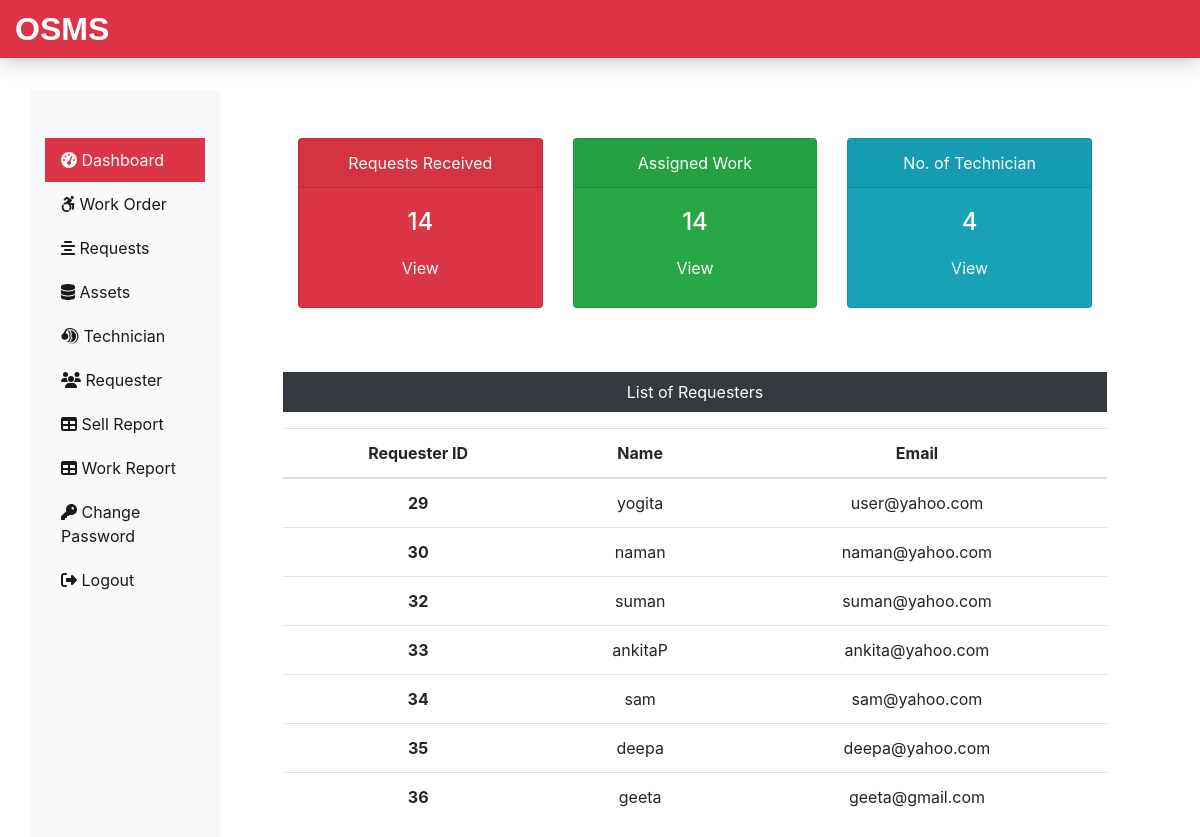
/admin/dashboard.php (signed in), run on the app's committed database.
### tables this page shows
CREATE TABLE `requesterlogin_tb` (
  `r_login_id` int(11) NOT NULL,
  `r_name` varchar(60) NOT NULL,
  `r_email` varchar(60) NOT NULL,
  `r_password` varchar(60) NOT NULL
);

### admin/dashboard.php (the view, shortened to what this page needs)
<?php
include('include/header.php');
include('../dbConnection.php');
 $sql = "SELECT max(request_id) FROM submitrequest_tb";
 $result = $conn->query($sql);
 $row = mysqli_fetch_row($result);
 $submitrequest = $row[0];
 $sql = "SELECT max(request_id) FROM assignwork_tb";
 $result = $conn->query($sql);
 $row = mysqli_fetch_row($result);
 $assignwork = $row[0];
 $sql = "SELECT * FROM technician_tb";
 $result = $conn->query($sql);
 $totaltech = $result->num_rows;
?>
<div class="col-sm-9 col-md-10">
  <div class="row mx-5 text-center">
    <div class="col-sm-4 mt-5">
      <div class="card text-white bg-danger mb-3" style="max-width: 18rem;">
        <div class="card-header">Requests Received</div>
        <div class="card-body">
          <h4 class="card-title">
            <?php echo $submitrequest; ?>
          </h4>
          <a class="btn text-white" href="request.php">View</a>
        </div>
      </div>
    </div>
    <div class="col-sm-4 mt-5">
      <div class="card text-white bg-success mb-3" style="max-width: 18rem;">
        <div class="card-header">Assigned Work</div>
        <div class="card-body">
          <h4 class="card-title">
            <?php echo $assignwork; ?>
          </h4>
          <a class="btn text-white" href="work.php">View</a>
        </div>
      </div>
    </div>
    <div class="col-sm-4 mt-5">
      <div class="card text-white bg-info mb-3" style="max-width: 18rem;">
        <div class="card-header">No. of Technician</div>
        <div class="card-body">
          <h4 class="card-title">
            <?php echo $totaltech; ?>
          </h4>
          <a class="btn text-white" href="technician.php">View</a>
        </div>
      </div>
    </div>
  </div>
  <div class="mx-5 mt-5 text-center">
    <p class=" bg-dark text-white p-2">List of Requesters</p>
    <?php
    $sql = "SELECT * FROM requesterlogin_tb";
    $result = $conn->query($sql);
    if($result->num_rows > 0){
 echo '<table class="table">
  <thead>
   <tr>
    <th scope="col">Requester ID</th>
    <th scope="col">Name</th>
    <th scope="col">Email</th>
   </tr>
  </thead>
  <tbody>';
  while($row = $result->fetch_assoc()){
   echo '<tr>';
    echo '<th scope="row">'.$row["r_login_id"].'</th>';
    echo '<td>'. $row["r_name"].'</td>';
    echo '<td>'.$row["r_email"].'</td>';
  }
 echo '</tbody>
 </table>';
} else {
  echo "0 Result";
}
?>
  </div>
</div>
</div>
</div>
<?php
include('include/footer.php');
?>

### admin/include/header.php (shortened to what this page needs)
<!DOCTYPE html>
<html lang="en">
<head>
 <link rel="stylesheet" href="../css/bootstrap.min.css">
 <link rel="stylesheet" href="../css/all.min.css">
 <link rel="stylesheet" href="../css/custom.css">
</head>
<body>
 <nav class="navbar navbar-dark fixed-top bg-danger p-0 shadow">
  <a class="navbar-brand col-sm-3 col-md-2 mr-0" href="dashboard.php">OSMS</a>
 </nav>
  <div class="container" style="margin-top:90px";>
  <div class="row">
   <nav class="col-sm-3 col-md-2 bg-light sidebar py-5 d-print-none mx-0 ">
    <div class="sidebar-sticky">
     <ul class="nav flex-column">
      <li class="nav-item">
       <a class="nav-link <?php if(PAGE == 'dashboard') { echo 'active'; } ?>"
       href="dashboard.php">
        <i class="fas fa-tachometer-alt"></i>
        Dashboard
       </a>
      </li>
      <li class="nav-item">
       <a class="nav-link <?php if(PAGE == 'work') { echo 'active'; } ?>" href="work.php">
        <i class="fab fa-accessible-icon"></i>
        Work Order
       </a>
      </li>
      <li class="nav-item">
       <a class="nav-link <?php if(PAGE == 'request') { echo 'active'; } ?>" href="request.php">
        <i class="fas fa-align-center"></i>
        Requests
       </a>
      </li>
      <li class="nav-item">
       <a class="nav-link <?php if(PAGE == 'assets') { echo 'active'; } ?>" href="assets.php">
        <i class="fas fa-database"></i>
        Assets
       </a>
      </li>
      <li class="nav-item">
       <a class="nav-link <?php if(PAGE == 'technician') { echo 'active'; } ?>" href="technician.php">
        <i class="fab fa-teamspeak"></i>
        Technician
       </a>
      </li>
      <li class="nav-item">
       <a class="nav-link <?php if(PAGE == 'requesters') { echo 'active'; } ?>" href="requester.php">
        <i class="fas fa-users"></i>
        Requester
       </a>
      </li>
      <li class="nav-item">
       <a class="nav-link <?php if(PAGE == 'sellreport') { echo 'active'; } ?>" href="soldproductreport.php">
        <i class="fas fa-table"></i>
        Sell Report
       </a>
      </li>
      <li class="nav-item">
       <a class="nav-link <?php if(PAGE == 'workreport') { echo 'active'; } ?>" href="workreport.php">
        <i class="fas fa-table"></i>
        Work Report
       </a>
      </li>
      <li class="nav-item">
       <a class="nav-link <?php if(PAGE == 'changepass') { echo 'active'; } ?>" href="changepass.php">
        <i class="fas fa-key"></i>
        Change Password
       </a>
      </li>
      <li class="nav-item">
       <a class="nav-link" href="../logout.php">
        <i class="fas fa-sign-out-alt"></i>
        Logout
       </a>
      </li>
     </ul>
    </div>
   </nav>

### admin/include/footer.php (shortened to what this page needs)
</body>
</html>

### css/custom.css (style rules this page uses)
.navbar-brand { font-family: 'Ubuntu', sans-serif; font-size: 2em; font-weight: bold; }

### admin/include/header.php (style rules this page uses)
a { color: rgb(0 0 0 / 90%); }
.nav-link { border: none; outline: none; padding: 10px 16px; background-color:#f8f9fa; cursor: pointer; }
.active, .nav-link:hover { background-color:#dc3545; color: white; }

### data on the page
requesterlogin_tb: r_login_id "29", r_name "yogita", r_email "user@yahoo.com"
requesterlogin_tb: r_login_id "30", r_name "naman", r_email "naman@yahoo.com"
requesterlogin_tb: r_login_id "32", r_name "suman", r_email "suman@yahoo.com"
requesterlogin_tb: r_login_id "33", r_name "ankitaP", r_email "ankita@yahoo.com"
requesterlogin_tb: r_login_id "34", r_name "sam", r_email "sam@yahoo.com"
requesterlogin_tb: r_login_id "35", r_name "deepa", r_email "deepa@yahoo.com"
requesterlogin_tb: r_login_id "36", r_name "geeta", r_email "geeta@gmail.com"

### other printed values
$submitrequest "14"
$assignwork "14"
$totaltech "4"
